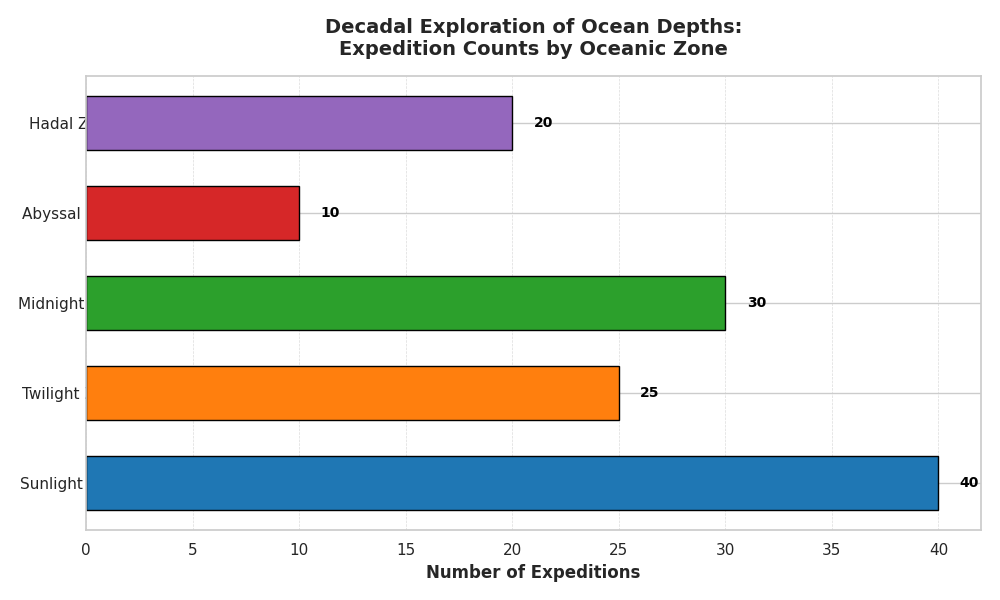

The script that drew this image:
import matplotlib.pyplot as plt
import numpy as np

zones = ['Sunlight Zone', 'Twilight Zone', 'Midnight Zone', 'Abyssal Zone', 'Hadal Zone']
# Manually altered expedition counts
expeditions = [40, 25, 30, 10, 20] 

colors = ['#1f77b4', '#ff7f0e', '#2ca02c', '#d62728', '#9467bd']

fig, ax = plt.subplots(figsize=(10, 6))

bars = ax.barh(zones, expeditions, color=colors, edgecolor='black', height=0.6)

ax.set_xlabel('Number of Expeditions', fontsize=12, fontweight='bold')
ax.set_title('Decadal Exploration of Ocean Depths:\nExpedition Counts by Oceanic Zone', fontsize=14, fontweight='bold', pad=15)

ax.grid(True, which='both', linestyle='--', linewidth=0.5, alpha=0.7, axis='x')

for bar in bars:
    width = bar.get_width()
    ax.text(width + 1, bar.get_y() + bar.get_height()/2, f'{width}', va='center', fontsize=10, fontweight='bold', color='black')

ax.set_yticks(np.arange(len(zones)))
ax.set_yticklabels(zones, ha='center', fontsize=11)

plt.tight_layout()
plt.show()
